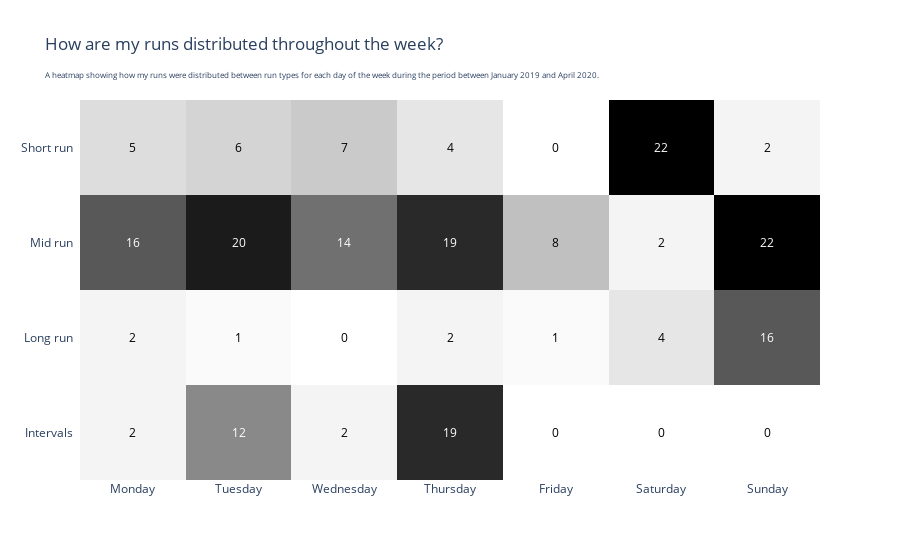

Source (notebook cell):
### Code cell
fig = ff.create_annotated_heatmap(z, x = ['Monday', 'Tuesday', 'Wednesday', 'Thursday', 'Friday', 'Saturday', 'Sunday'], y = ['Intervals', 'Long run', 'Mid run', 'Short run'], annotation_text = z, colorscale = 'Greys', hoverinfo = 'skip')
fig.update_layout(title_text='How are my runs distributed throughout the week? <br><sub><sub>A heatmap showing how my runs were distributed between run types for each day of the week during the period between January 2019 and April 2020.')
fig.update_layout(xaxis = dict(side="bottom"))
fig.show()

### Figure 1 — Plotly figure (JSON) as saved in the notebook; plotly's stock layout.template omitted (floating-point values rounded to 4 significant figures)
{"data": [{"colorscale": [[0, "rgb(255,255,255)"], [0.125, "rgb(240,240,240)"], [0.25, "rgb(217,217,217)"], [0.375, "rgb(189,189,189)"], [0.5, "rgb(150,150,150)"], [0.625, "rgb(115,115,115)"], [0.75, "rgb(82,82,82)"], [0.875, "rgb(37,37,37)"], [1, "rgb(0,0,0)"]], "hoverinfo": "skip", "reversescale": false, "showscale": false, "type": "heatmap", "x": ["Monday", "Tuesday", "Wednesday", "Thursday", "Friday", "Saturday", "Sunday"], "y": ["Intervals", "Long run", "Mid run", "Short run"], "z": [[2, 12, 2, 19, 0, 0, 0], [2, 1, 0, 2, 1, 4, 16], [16, 20, 14, 19, 8, 2, 22], [5, 6, 7, 4, 0, 22, 2]]}], "layout": {"annotations": [{"font": {"color": "#000000"}, "showarrow": false, "text": "2", "x": "Monday", "xref": "x", "y": "Intervals", "yref": "y"}, {"font": {"color": "#FFFFFF"}, "showarrow": false, "text": "12", "x": "Tuesday", "xref": "x", "y": "Intervals", "yref": "y"}, {"font": {"color": "#000000"}, "showarrow": false, "text": "2", "x": "Wednesday", "xref": "x", "y": "Intervals", "yref": "y"}, {"font": {"color": "#FFFFFF"}, "showarrow": false, "text": "19", "x": "Thursday", "xref": "x", "y": "Intervals", "yref": "y"}, {"font": {"color": "#000000"}, "showarrow": false, "text": "0", "x": "Friday", "xref": "x", "y": "Intervals", "yref": "y"}, {"font": {"color": "#000000"}, "showarrow": false, "text": "0", "x": "Saturday", "xref": "x", "y": "Intervals", "yref": "y"}, {"font": {"color": "#000000"}, "showarrow": false, "text": "0", "x": "Sunday", "xref": "x", "y": "Intervals", "yref": "y"}, {"font": {"color": "#000000"}, "showarrow": false, "text": "2", "x": "Monday", "xref": "x", "y": "Long run", "yref": "y"}, {"font": {"color": "#000000"}, "showarrow": false, "text": "1", "x": "Tuesday", "xref": "x", "y": "Long run", "yref": "y"}, {"font": {"color": "#000000"}, "showarrow": false, "text": "0", "x": "Wednesday", "xref": "x", "y": "Long run", "yref": "y"}, {"font": {"color": "#000000"}, "showarrow": false, "text": "2", "x": "Thursday", "xref": "x", "y": "Long run", "yref": "y"}, {"font": {"color": "#000000"}, "showarrow": false, "text": "1", "x": "Friday", "xref": "x", "y": "Long run", "yref": "y"}, {"font": {"color": "#000000"}, "showarrow": false, "text": "4", "x": "Saturday", "xref": "x", "y": "Long run", "yref": "y"}, {"font": {"color": "#FFFFFF"}, "showarrow": false, "text": "16", "x": "Sunday", "xref": "x", "y": "Long run", "yref": "y"}, {"font": {"color": "#FFFFFF"}, "showarrow": false, "text": "16", "x": "Monday", "xref": "x", "y": "Mid run", "yref": "y"}, {"font": {"color": "#FFFFFF"}, "showarrow": false, "text": "20", "x": "Tuesday", "xref": "x", "y": "Mid run", "yref": "y"}, {"font": {"color": "#FFFFFF"}, "showarrow": false, "text": "14", "x": "Wednesday", "xref": "x", "y": "Mid run", "yref": "y"}, {"font": {"color": "#FFFFFF"}, "showarrow": false, "text": "19", "x": "Thursday", "xref": "x", "y": "Mid run", "yref": "y"}, {"font": {"color": "#000000"}, "showarrow": false, "text": "8", "x": "Friday", "xref": "x", "y": "Mid run", "yref": "y"}, {"font": {"color": "#000000"}, "showarrow": false, "text": "2", "x": "Saturday", "xref": "x", "y": "Mid run", "yref": "y"}, {"font": {"color": "#FFFFFF"}, "showarrow": false, "text": "22", "x": "Sunday", "xref": "x", "y": "Mid run", "yref": "y"}, {"font": {"color": "#000000"}, "showarrow": false, "text": "5", "x": "Monday", "xref": "x", "y": "Short run", "yref": "y"}, {"font": {"color": "#000000"}, "showarrow": false, "text": "6", "x": "Tuesday", "xref": "x", "y": "Short run", "yref": "y"}, {"font": {"color": "#000000"}, "showarrow": false, "text": "7", "x": "Wednesday", "xref": "x", "y": "Short run", "yref": "y"}, {"font": {"color": "#000000"}, "showarrow": false, "text": "4", "x": "Thursday", "xref": "x", "y": "Short run", "yref": "y"}, {"font": {"color": "#000000"}, "showarrow": false, "text": "0", "x": "Friday", "xref": "x", "y": "Short run", "yref": "y"}, {"font": {"color": "#FFFFFF"}, "showarrow": false, "text": "22", "x": "Saturday", "xref": "x", "y": "Short run", "yref": "y"}, {"font": {"color": "#000000"}, "showarrow": false, "text": "2", "x": "Sunday", "xref": "x", "y": "Short run", "yref": "y"}], "title": {"text": "How are my runs distributed throughout the week? <br><sub><sub>A heatmap showing how my runs were distributed between run types for each day of the week during the period between January 2019 and April 2020."}, "xaxis": {"dtick": 1, "gridcolor": "rgb(0, 0, 0)", "side": "bottom", "ticks": ""}, "yaxis": {"dtick": 1, "ticks": "", "ticksuffix": "  "}}}
